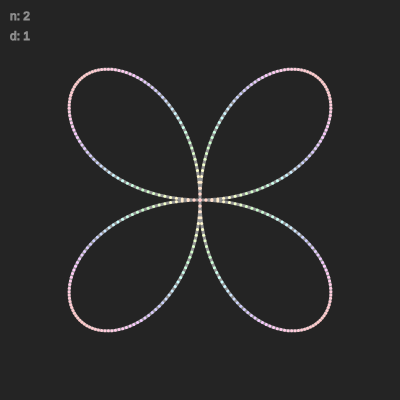
Frame 1 (no input)
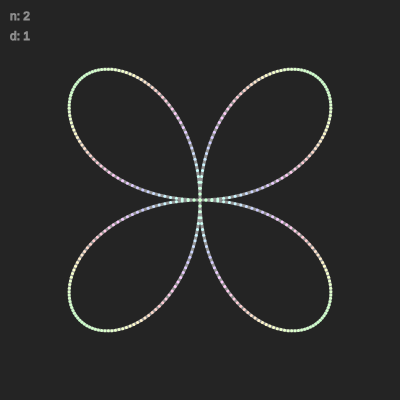
Frame 60 (no input)
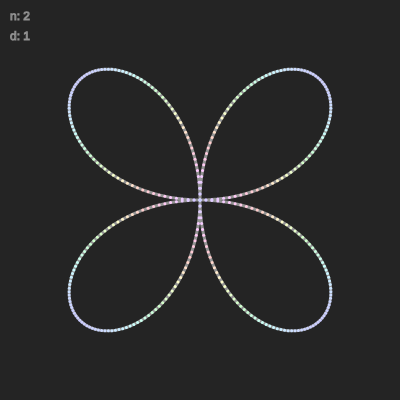
Frame 120 (the mouse pressed at the canvas centre since frame 60)

The p5.js sketch that drew these frames (run headless with seeded random() and noise() and a simulated clock; from frame 60 on, the mouse is pressed at the canvas centre):

// p5.js sketch
// ── sketch.js
let n, d;
let nSlider, dSlider;
let off = 0;

function setup() {
  createCanvas(400, 400);
  colorMode(HSL);
  angleMode(DEGREES);
  nSlider = createSlider(1, 10, 2);
  dSlider = createSlider(1, 20, 1);
}

function draw() {
  n = nSlider.value();
  d = dSlider.value();
  background(0, 0, 14);
  stroke(244);
  strokeWeight(2);
  noFill();
  // fill(244)
  translate(width / 2, height / 2);
  beginShape();

  for (let i = 0; i < 361 * d; i++) {
    const ampli = 170;

    let k = n / d;

    r = ampli * sin(k * i);

    const x = r * cos(i);
    const y = r * sin(i);
    const di = dist(x, y, 0, 0);

    const h = (map(di, 0, ampli, 0, 360) + off) % 360;
    strokeWeight(3);
    stroke(h, 100, 80);
    point(x, y);

    stroke(0, 0, 100, 0.5);
    vertex(x, y);
 
  }
  off = (off + 2) % 360;

  endShape();
  strokeWeight(1);
  text(`n: ${n}`, -190, -180);
  text(`d: ${d}`, -190, -160);
}
